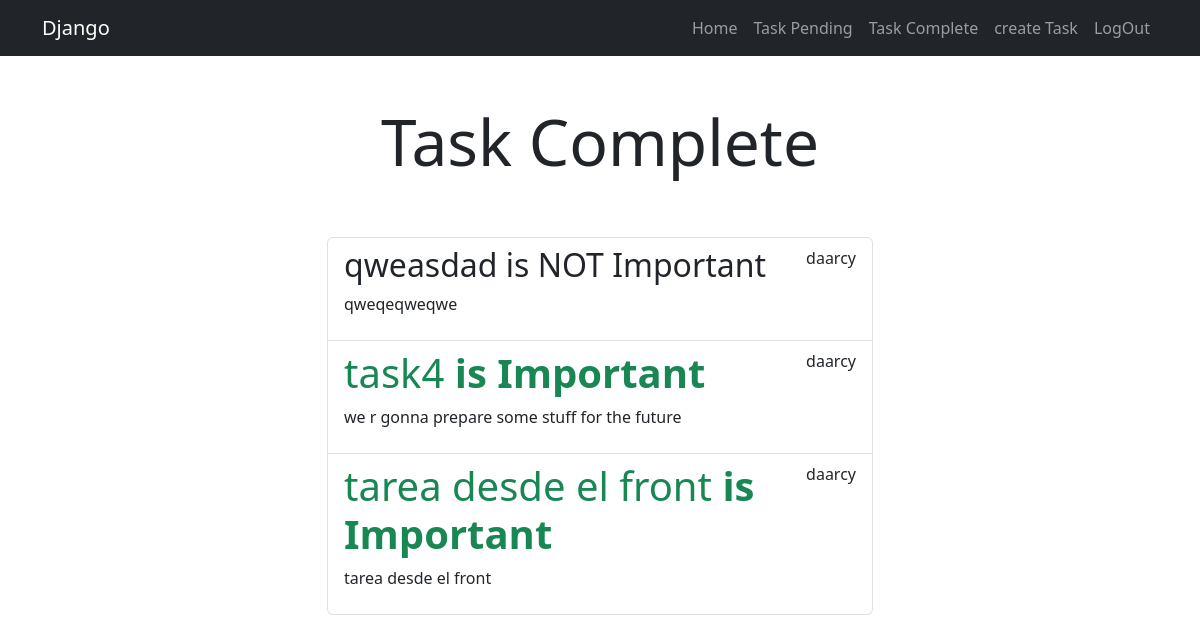
The app's page /taskComplete/ (signed in) with its own data.
### task/models.py (models this page shows, shortened)
class Task(models.Model):
    title = models.CharField(max_length=200)
    description = models.TextField(blank=True)
    created = models.DateTimeField(auto_now_add=True)
    dateCompleted = models.DateTimeField(null=True, blank=True)
    important = models.BooleanField(default=False)
    user = models.ForeignKey(User, on_delete=models.CASCADE)

### task/views.py (the view)
# urls.py: path("taskComplete/", views.taskComplete, name="taskComplete"),
@login_required
def taskComplete(request):
    task = Task.objects.filter(user=request.user, dateCompleted__isnull=False).order_by('-dateCompleted')
    return render(request, "taskComplete.html",{
        "tasks" : task
    })

### task/templates/taskComplete.html
{% extends 'base.html' %}
{% block content %}
<main class="container">
    <div class="row">
        <div class="col-md-6 offset-md-3">
            <h1 class="text-center display-3 py-5">Task Complete</h1>
            <ul class="list-group">
                {% for task in tasks %}
                    <a href="{% url 'taskDetail' task.id %}" class="list-group-item">
                        <header class="d-flex justify-content-between">
                            {%if task.important%}
                                <h1 class="text-success">{{task.title}} <span class="fw-bold">is Important </span></h1>
                            {%else%}
                                <h2>{{task.title}} is NOT   Important</h2>
                            {% endif %}
                            <p>{{task.user.username}}</p>
                        </header>
                            <p>{{task.description}}</p>
                    </a>
                {% endfor %}
            </ul>
        </div>
    </div>
</main>
{% endblock content %}

### records on screen
Task: title "qweasdad", user.username "daarcy", description "qweqeqweqwe"
Task: title "task4", user.username "daarcy", description "we r gonna prepare some stuff for the future"
Task: title "tarea desde el front", user.username "daarcy", description "tarea desde el front"
